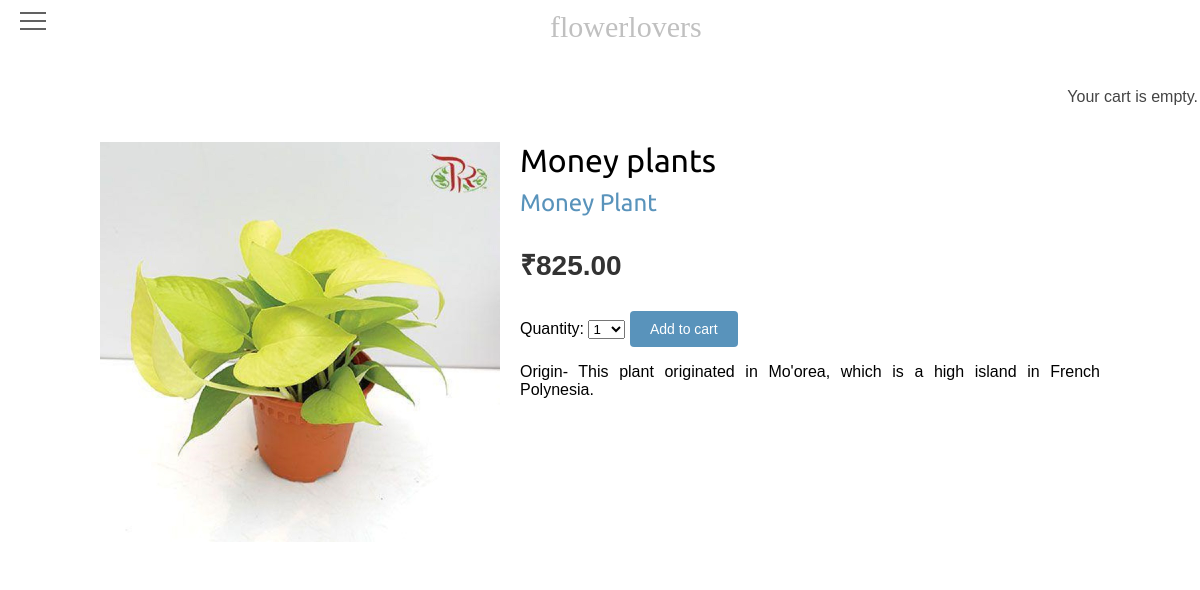
The app's page /2/money/ with its own data.
### shop/models.py (models this page shows, shortened)
class Product(models.Model):
    category = models.ForeignKey(Category,related_name='products',on_delete=models.CASCADE)
    name = models.CharField(max_length=200)
    slug = models.SlugField(max_length=200)
    image = models.ImageField(upload_to='products/%Y/%m/%d',blank=True)
    description = models.TextField(blank=True)
    price = models.DecimalField(max_digits=10,decimal_places=2)
    available = models.BooleanField(default=True)
    created = models.DateTimeField(auto_now_add=True)
    updated = models.DateTimeField(auto_now=True)
    class Meta:
        ordering = ['name']
        indexes = [
            models.Index(fields=['id', 'slug']),
            models.Index(fields=['name']),
            models.Index(fields=['-created']),
        ]

class Category(models.Model):
    name = models.CharField(max_length=200)
    slug = models.SlugField(max_length=200,unique=True)
    class Meta:
         ordering = ['name']
         indexes = [models.Index(fields=['name']),]
         verbose_name = 'category'
         verbose_name_plural = 'categories'
    def __str__(self):
        return self.name
    def get_absolute_url(self):
        return reverse('shop:product_list_by_category',
                       args=[self.slug])

### shop/views.py (the view)
# urls.py: path('<int:id>/<slug:slug>/', views.product_detail,
def product_detail(request, id, slug):
    product = get_object_or_404(Product,id=id,slug=slug,available=True)
    cart_product_form = CartAddProductForm()
    return render(request,'shop/product/detail.html',{'product': product, 'cart_product_form': cart_product_form})

### cart/forms.py
class CartAddProductForm(forms.Form):
 quantity = forms.TypedChoiceField(choices=PRODUCT_QUANTITY_CHOICES,coerce=int)
 override = forms.BooleanField(required=False,initial=False,widget=forms.HiddenInput)

### cart/cart.py (called while the page is built)
 def __len__(self):
  return sum(item['quantity'] for item in self.cart.values())

### cart/context_processors.py (called while the page is built)
def cart(request):
 return {'cart': Cart(request)}

### shop/templates/shop/product/detail.html (shortened to what this page needs)
{% extends "shop/base.html" %}
{% load static %}
{% block content %}
 <div class="product-detail">
 <img src="{% if product.image %}{{ product.image.url }}{% else %}
 {% static "img/no_image.png" %}{% endif %}">
 <h1>{{ product.name }}</h1>
 <h2>
 <a href="{{ product.category.get_absolute_url }}">
 {{ product.category }}
 </a>
 </h2>
 <p class="price">₹{{ product.price }}</p>
  <form action="{% url 'cart:cart_add' product.id %}" method="post">
 {{ cart_product_form }}
 <input type="submit" value="Add to cart">
</form>
 {{ product.description|linebreaks }}
 </div>
{% endblock %}

### shop/static/css/base.css (style rules this page uses)
body { margin:0; padding:0; font-family:helvetica, sans-serif; }
h1, h2, h3, h4, h5 , h6 { font-family: 'Ubuntu', sans-serif; font-weight:normal; }
a { text-decoration:none; color:#5993bb; }
a.button, input[type="submit"] { color:#fff; background:#5993bb; border-radius:4px; padding:10px 20px; font-size:14px; border:0; }
.product-detail { text-align:justify; }
.product-detail .price { color:#333; font-size:28px; font-weight:bold; }
.product-detail img { width:40%; float:left; padding:0 20px 20px 0; }
.product-detail h1 { margin-bottom:0; }
.product-detail h2 { margin-top:10px; }

### records on screen
Product: image (picture), name "Money plants", category "Money Plant", price "825.00", description "Origin- This plant originated in Mo'orea, which is a high island in French Polynesia."
